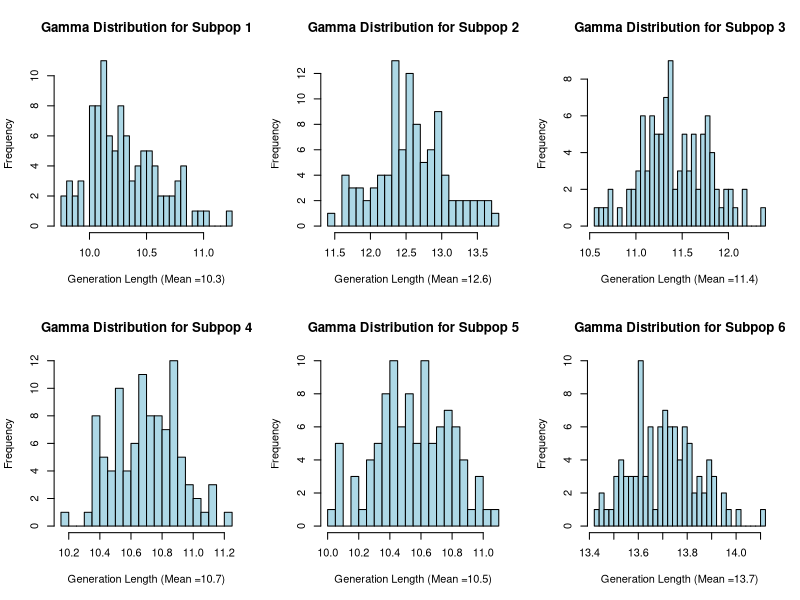
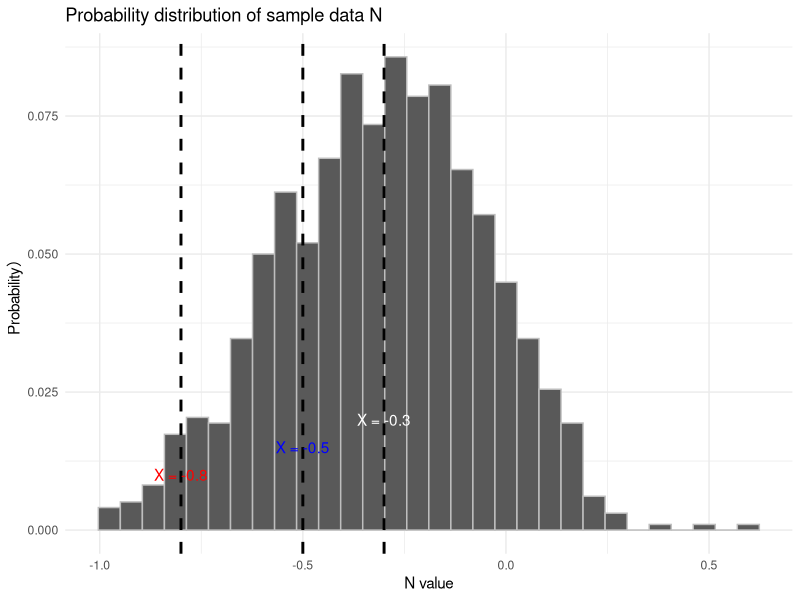
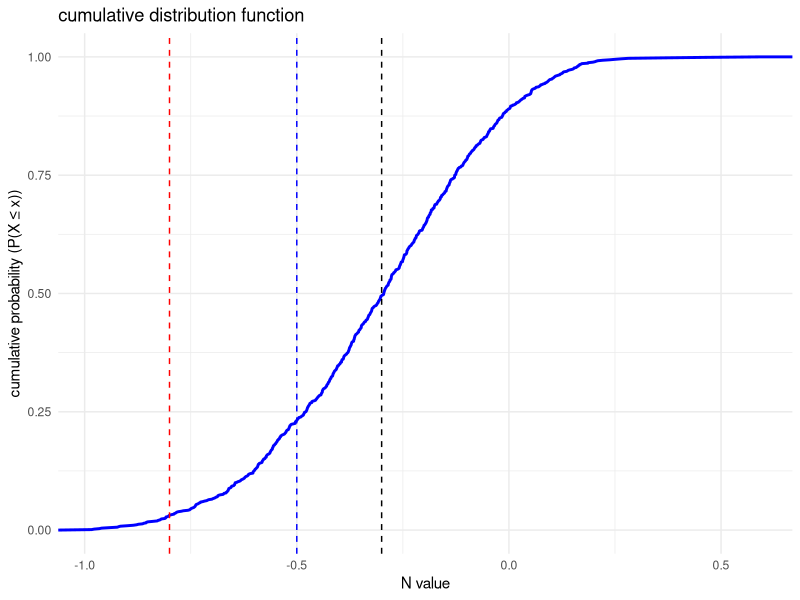

Write R code to recreate these figures, in order.
## ---- chunk 1
  #install.packages("DiagrammeR")
library(DiagrammeR)
## ---- chunk 2

#install.packages("readxl")
library(readxl)
## ---- chunk 3
df_sheet2<-read_excel("PB_data.xlsx",sheet=2)
colnames(df_sheet2)
## ---- chunk 4
GLa<-df_sheet2$GL_average
GLu<-df_sheet2$GL_u
GLl<-df_sheet2$GL_l

## ---- chunk 5



shapes <- numeric(length(GLa))
scales <- numeric(length(GLa)) 

for (i in 1:length(GLa)) {
  CI_half_width <- (GLu[i] - GLl[i]) / 2
  
  SE <- CI_half_width / 1.96  
  variance <- SE^2
  
  shapes[i] <- (GLa[i]^2) / variance
  scales[i] <- variance / GLa[i]
}

inter<-100
generated_data_list <- lapply(1:length(GLa), function(i) {
  rgamma(inter, shape = shapes[i], scale = scales[i])  
})

par(mfrow = c(2, 3))  
for (i in 1:length(GLa)) {
  hist(generated_data_list[[i]], breaks = 30, col = "lightblue", 
       main = paste("Gamma Distribution for Subpop", i),
       xlab = paste("Generation Length (Mean =", GLa[i], ")", sep = ""))
  
}

## ---- chunk 6
Func_FINAL<-function(){
  # GL
  generate_GL_samples <- function(mean_value, CI_l, CI_u, n = 1000) {
    CI_half_width <- (CI_u - CI_l) / 2
    SE <- CI_half_width / 1.96  
  
    variance <- SE^2
  
    shape <- (mean_value^2) / variance
    scale <- variance / mean_value
  
    return(rgamma(n, shape = shape, scale = scale))
  }
  
  percentiles <- c(2.5, 50, 97.5) 
  simulated_results <- list()
  GL<-c()
  for (i in 1:length(GLa)) {
    simulated_data <- generate_GL_samples(GLa[i], GLl[i], GLu[i], 1)
    GL[i] <- simulated_data
    simulated_results[[i]] <- quantile(simulated_data, percentiles / 100)
  }
  simulated_data
  simulated_results
  
  
  tref_results <- list()
  
  for (i in 1:length(simulated_results)) {
    tref_results[[i]] <- 2015 + 1.5 * simulated_results[[i]]
  }
  
  tref_50 <- sapply(tref_results, `[`, 2)
  
  delta_t <- list() 
  
  for (i in 1:6) {
    end_year <- 3 * GL[i]+2015
    ceiling(end_year)
    delta_t[[i]] <- seq(from = 1979, to = end_year, by = 1) - tref_50[i]
  }
  ceiling(delta_t[[i]])
  
  #slope
  sl<-df_sheet2$Slope
  slope_SE<-df_sheet2$SE
  n<-100
  fitted_ice <- list()
  slope<-c()
  for (i in 1:length(sl)) {
    slope_samples <- rnorm(1, mean = sl[i], sd = slope_SE[i])
    slope[i]<-slope_samples
    
    fitted_ice_samples <- slope_samples * delta_t[[i]]
  
    fitted_ice[[i]] <- fitted_ice_samples
  }
  
  fitted_ice_percentiles <- list()
  for (i in 1:length(fitted_ice)) {
    fitted_ice_percentiles[[i]] <- quantile(fitted_ice[[i]], c(0.025, 0.5, 0.975))
  }
  
  
  N_sd<-df_sheet2$sd
  N_a2<-df_sheet2$Na2
  N_rand2<-list()
  N_norm<-list()
  N_a1<-df_sheet2$Na1
  
  
  N_rand2 <- numeric(length(fitted_ice))
  N_norm <- numeric(length(fitted_ice))
  
  
  for (i in 1:length(delta_t)){
    N_rand2[i]<-rnorm(1, mean = N_a2[i], sd = N_sd[i])
    N_norm[i]<-N_rand2[i]/N_a1[i]
  }
  
  N_ice_years<-c()
  N_ice_years[1] <- fitted_ice[[1]][c(1)]
  N_ice_years[2] <- fitted_ice[[2]][c(8)]
  N_ice_years[3] <- fitted_ice[[3]][c(8)]
  N_ice_years[4] <- fitted_ice[[4]][c(8)]
  N_ice_years[5] <- fitted_ice[[5]][c(9)]
  N_ice_years[6] <- fitted_ice[[6]][c(18)]
  
  for (i in 1:6){
    model<-lm(( N_norm~N_ice_years))
  }
  B_global <- coef(model)[2]
  
  
  delta_N<-c()
  for (i in 1:6){
  N_norm_delta<-B_global*slope[i]*3*GL[i]
  delta_N[i]<-N_norm_delta
  }
  s_N<-sum(N_norm)
  s_N_d<-sum((delta_N+1)*(N_norm))
  PC<-(s_N_d-s_N)/s_N
  
  return(PC)
}

## ---- chunk 7
n<-1000
N<-c()
for (i in 1 : n){
  c<-Func_FINAL()
  N[i]<-c
}
N <- N[N >= -1]
## ---- chunk 8
N <- N[N >= -1]
library(ggplot2)
df <- data.frame(values = N)
ggplot(df, aes(x = values)) +
geom_histogram(
    aes(y = ..count.. / sum(..count..)), bins = 30,color = "grey", 
  ) +
  geom_vline(xintercept = -0.3, linetype = "dashed", linewidth = 1) +
  geom_vline(xintercept = -0.5, linetype = "dashed", linewidth = 1) +
  geom_vline(xintercept = -0.8, linetype = "dashed", linewidth = 1) +
annotate("text", x = -0.3, y = 0.02, label = "X = -0.3", color = "white") +
  annotate("text", x = -0.5, y = 0.015, label = "X = -0.5", color = "blue") +
  annotate("text", x = -0.8, y = 0.01, label = "X = -0.8", color = "red") +

  labs(
    title = "Probability distribution of sample data N",x = "N value",y = "Probability）"
  ) +
  theme_minimal()

## ---- chunk 9
q97.5 <- quantile(N, probs = 0.975)
q2.5 <- quantile(N, probs = 0.025)
# 打印结果
cat("样本N的95%分位数：", q97.5,q2.5, "\n")
## ---- chunk 10

library(ggplot2)

ggplot(data.frame(x = N), aes(x = x)) +
  
  stat_ecdf(geom = "line", color = "blue", linewidth = 1) + 
  labs(
    title = "cumulative distribution function",
    x = "N value",
    y = "cumulative probability (P(X ≤ x))"
  ) +
  geom_vline(xintercept=c(-0.8,-0.5,-0.3), 
             color=c("red","blue","black"), 
             linetype="dashed")+
  ylim(0, 1) +
  theme_minimal()
## ---- chunk 11
cat("The 95% upper and lower bounds of the model are q97.5 =", q97.5, ", q2.5 =", q2.5, "\n")
